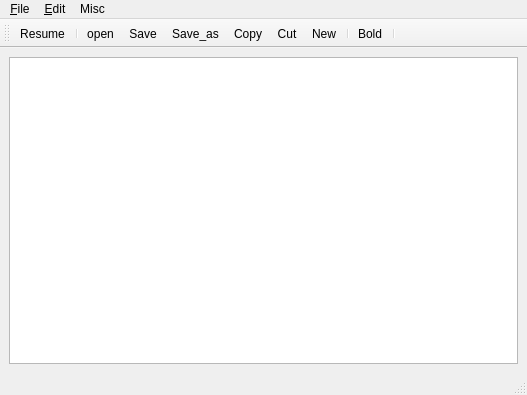
<?xml version="1.0" encoding="UTF-8"?>
<ui version="4.0">
 <class>MainWindow</class>
 <widget class="QMainWindow" name="MainWindow">
  <property name="geometry">
   <rect>
    <x>0</x>
    <y>0</y>
    <width>527</width>
    <height>395</height>
   </rect>
  </property>
  <property name="maximumSize">
   <size>
    <width>800</width>
    <height>600</height>
   </size>
  </property>
  <property name="windowTitle">
   <string>MainWindow</string>
  </property>
  <widget class="QWidget" name="centralwidget">
   <layout class="QVBoxLayout" name="verticalLayout">
    <item>
     <widget class="QTextEdit" name="textEdit">
      <property name="sizePolicy">
       <sizepolicy hsizetype="Preferred" vsizetype="MinimumExpanding">
        <horstretch>0</horstretch>
        <verstretch>0</verstretch>
       </sizepolicy>
      </property>
     </widget>
    </item>
    <item>
     <layout class="QHBoxLayout" name="horizontalLayout_2"/>
    </item>
   </layout>
  </widget>
  <widget class="QMenuBar" name="menubar">
   <property name="geometry">
    <rect>
     <x>0</x>
     <y>0</y>
     <width>527</width>
     <height>24</height>
    </rect>
   </property>
   <widget class="QMenu" name="menuFile">
    <property name="title">
     <string>&amp;File</string>
    </property>
    <addaction name="separator"/>
    <addaction name="action_Exit"/>
   </widget>
   <widget class="QMenu" name="menuEdit">
    <property name="title">
     <string>&amp;Edit</string>
    </property>
    <addaction name="separator"/>
    <addaction name="actionUndo"/>
    <addaction name="actionRedo"/>
   </widget>
   <widget class="QMenu" name="menuMisc">
    <property name="title">
     <string>Misc</string>
    </property>
   </widget>
   <addaction name="menuFile"/>
   <addaction name="menuEdit"/>
   <addaction name="menuMisc"/>
  </widget>
  <widget class="QToolBar" name="toolBar">
   <property name="windowTitle">
    <string>toolBar</string>
   </property>
   <property name="autoFillBackground">
    <bool>true</bool>
   </property>
   <attribute name="toolBarArea">
    <enum>TopToolBarArea</enum>
   </attribute>
   <attribute name="toolBarBreak">
    <bool>false</bool>
   </attribute>
   <addaction name="actionResume"/>
   <addaction name="separator"/>
   <addaction name="actionOpen"/>
   <addaction name="actionSave"/>
   <addaction name="actionSave_as"/>
   <addaction name="actionCopy"/>
   <addaction name="actionCut"/>
   <addaction name="actionNew"/>
   <addaction name="separator"/>
   <addaction name="actionBold"/>
   <addaction name="separator"/>
  </widget>
  <widget class="QStatusBar" name="statusBar"/>
  <action name="actionUndo">
   <property name="icon">
    <iconset>
     <normaloff>../Resources/undo.png</normaloff>../Resources/undo.png</iconset>
   </property>
   <property name="text">
    <string>Undo</string>
   </property>
   <property name="shortcut">
    <string>Ctrl+Z</string>
   </property>
  </action>
  <action name="actionRedo">
   <property name="icon">
    <iconset>
     <normaloff>../Resources/redo.png</normaloff>../Resources/redo.png</iconset>
   </property>
   <property name="text">
    <string>Redo</string>
   </property>
   <property name="shortcut">
    <string>Ctrl+Y</string>
   </property>
  </action>
  <action name="action_Exit">
   <property name="text">
    <string>&amp;Exit</string>
   </property>
  </action>
  <action name="actionBold">
   <property name="icon">
    <iconset resource="../Resources/IconFiles.qrc">
     <normaloff>:/Icons/bold.png</normaloff>:/Icons/bold.png</iconset>
   </property>
   <property name="text">
    <string>Bold</string>
   </property>
  </action>
  <action name="actionCopy">
   <property name="icon">
    <iconset resource="../Resources/IconFiles.qrc">
     <normaloff>:/Icons/copy.png</normaloff>:/Icons/copy.png</iconset>
   </property>
   <property name="text">
    <string>Copy</string>
   </property>
  </action>
  <action name="actionNew">
   <property name="icon">
    <iconset>
     <normalon>:/Icons/New.png</normalon>
    </iconset>
   </property>
   <property name="text">
    <string>New</string>
   </property>
   <property name="toolTip">
    <string>New</string>
   </property>
  </action>
  <action name="actionOpen">
   <property name="icon">
    <iconset resource="../Resources/IconFiles.qrc">
     <normaloff>:/Icons/open.png</normaloff>
     <normalon>:/Icons/open.png</normalon>:/Icons/open.png</iconset>
   </property>
   <property name="text">
    <string>open</string>
   </property>
   <property name="toolTip">
    <string>Open File</string>
   </property>
  </action>
  <action name="actionCut">
   <property name="icon">
    <iconset resource="../Resources/IconFiles.qrc">
     <normaloff>:/Icons/cut.png</normaloff>
     <normalon>:/Icons/cut.png</normalon>:/Icons/cut.png</iconset>
   </property>
   <property name="text">
    <string>Cut</string>
   </property>
  </action>
  <action name="actionSave_as">
   <property name="icon">
    <iconset>
     <normalon>:/Icons/saveas.png</normalon>
    </iconset>
   </property>
   <property name="text">
    <string>Save_as</string>
   </property>
  </action>
  <action name="actionSave">
   <property name="icon">
    <iconset>
     <normalon>:/Icons/save.png</normalon>
    </iconset>
   </property>
   <property name="text">
    <string>Save</string>
   </property>
  </action>
  <action name="actionResume">
   <property name="text">
    <string>Resume</string>
   </property>
   <property name="toolTip">
    <string>Resume</string>
   </property>
  </action>
  <action name="actionResume_2">
   <property name="text">
    <string>Resume</string>
   </property>
  </action>
 </widget>
 <resources>
  <include location="../Resources/IconFiles.qrc"/>
 </resources>
 <connections/>
</ui>
